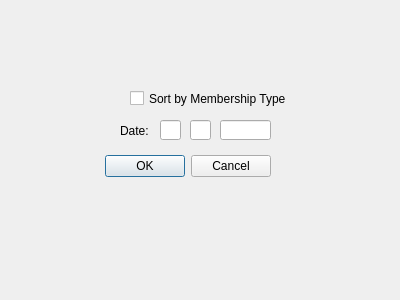
<?xml version="1.0" encoding="UTF-8"?>
<ui version="4.0">
 <class>Report</class>
 <widget class="QDialog" name="Report">
  <property name="geometry">
   <rect>
    <x>0</x>
    <y>0</y>
    <width>400</width>
    <height>300</height>
   </rect>
  </property>
  <property name="windowTitle">
   <string>Dialog</string>
  </property>
  <widget class="QDialogButtonBox" name="buttonBox">
   <property name="geometry">
    <rect>
     <x>-70</x>
     <y>150</y>
     <width>341</width>
     <height>32</height>
    </rect>
   </property>
   <property name="orientation">
    <enum>Qt::Horizontal</enum>
   </property>
   <property name="standardButtons">
    <set>QDialogButtonBox::Cancel|QDialogButtonBox::Ok</set>
   </property>
  </widget>
  <widget class="QLineEdit" name="DayEdit">
   <property name="geometry">
    <rect>
     <x>190</x>
     <y>120</y>
     <width>21</width>
     <height>20</height>
    </rect>
   </property>
  </widget>
  <widget class="QLabel" name="label_2">
   <property name="geometry">
    <rect>
     <x>120</x>
     <y>120</y>
     <width>31</width>
     <height>21</height>
    </rect>
   </property>
   <property name="text">
    <string>Date: </string>
   </property>
  </widget>
  <widget class="QLineEdit" name="MonthEdit">
   <property name="geometry">
    <rect>
     <x>160</x>
     <y>120</y>
     <width>21</width>
     <height>20</height>
    </rect>
   </property>
  </widget>
  <widget class="QLineEdit" name="YearEdit">
   <property name="geometry">
    <rect>
     <x>220</x>
     <y>120</y>
     <width>51</width>
     <height>20</height>
    </rect>
   </property>
  </widget>
  <widget class="QCheckBox" name="checkBox">
   <property name="geometry">
    <rect>
     <x>130</x>
     <y>90</y>
     <width>171</width>
     <height>17</height>
    </rect>
   </property>
   <property name="text">
    <string>Sort by Membership Type</string>
   </property>
  </widget>
 </widget>
 <resources/>
 <connections>
  <connection>
   <sender>buttonBox</sender>
   <signal>accepted()</signal>
   <receiver>Report</receiver>
   <slot>accept()</slot>
   <hints>
    <hint type="sourcelabel">
     <x>248</x>
     <y>254</y>
    </hint>
    <hint type="destinationlabel">
     <x>157</x>
     <y>274</y>
    </hint>
   </hints>
  </connection>
  <connection>
   <sender>buttonBox</sender>
   <signal>rejected()</signal>
   <receiver>Report</receiver>
   <slot>reject()</slot>
   <hints>
    <hint type="sourcelabel">
     <x>316</x>
     <y>260</y>
    </hint>
    <hint type="destinationlabel">
     <x>286</x>
     <y>274</y>
    </hint>
   </hints>
  </connection>
 </connections>
</ui>
